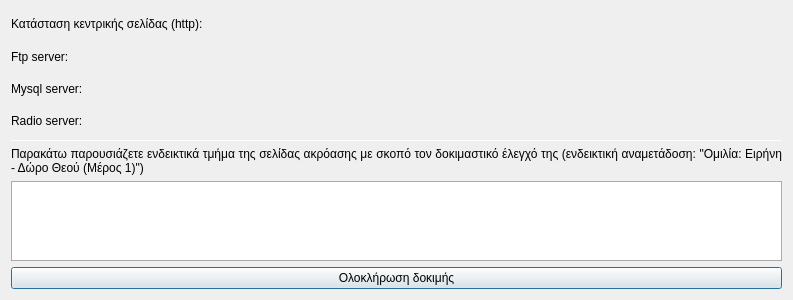
<?xml version="1.0" encoding="UTF-8"?>
<ui version="4.0">
 <class>Dialog</class>
 <widget class="QDialog" name="Dialog">
  <property name="geometry">
   <rect>
    <x>0</x>
    <y>0</y>
    <width>793</width>
    <height>300</height>
   </rect>
  </property>
  <property name="windowTitle">
   <string>Δοκιμαστικός έλεγχος συνδέσεων</string>
  </property>
  <layout class="QGridLayout" name="gridLayout">
   <item row="0" column="0">
    <widget class="QLabel" name="label_31">
     <property name="sizePolicy">
      <sizepolicy hsizetype="Fixed" vsizetype="Preferred">
       <horstretch>0</horstretch>
       <verstretch>0</verstretch>
      </sizepolicy>
     </property>
     <property name="styleSheet">
      <string notr="true">QLabel{border:none;}</string>
     </property>
     <property name="text">
      <string>Κατάσταση κεντρικής σελίδας (http):</string>
     </property>
    </widget>
   </item>
   <item row="0" column="1">
    <widget class="QLabel" name="http_test_result">
     <property name="styleSheet">
      <string notr="true">QLabel{border:none;}</string>
     </property>
     <property name="text">
      <string/>
     </property>
     <property name="wordWrap">
      <bool>true</bool>
     </property>
    </widget>
   </item>
   <item row="1" column="0">
    <widget class="QLabel" name="label_33">
     <property name="sizePolicy">
      <sizepolicy hsizetype="Fixed" vsizetype="Preferred">
       <horstretch>0</horstretch>
       <verstretch>0</verstretch>
      </sizepolicy>
     </property>
     <property name="styleSheet">
      <string notr="true">QLabel{border:none;}</string>
     </property>
     <property name="text">
      <string>Ftp server:</string>
     </property>
    </widget>
   </item>
   <item row="1" column="1">
    <widget class="QLabel" name="ftp_test_result">
     <property name="styleSheet">
      <string notr="true">QLabel{border:none;}</string>
     </property>
     <property name="text">
      <string/>
     </property>
     <property name="wordWrap">
      <bool>true</bool>
     </property>
    </widget>
   </item>
   <item row="2" column="0">
    <widget class="QLabel" name="label_35">
     <property name="sizePolicy">
      <sizepolicy hsizetype="Fixed" vsizetype="Preferred">
       <horstretch>0</horstretch>
       <verstretch>0</verstretch>
      </sizepolicy>
     </property>
     <property name="styleSheet">
      <string notr="true">QLabel{border:none;}</string>
     </property>
     <property name="text">
      <string>Mysql server:</string>
     </property>
    </widget>
   </item>
   <item row="2" column="1">
    <widget class="QLabel" name="mysql_test_result">
     <property name="styleSheet">
      <string notr="true">QLabel{border:none;}</string>
     </property>
     <property name="text">
      <string/>
     </property>
     <property name="wordWrap">
      <bool>true</bool>
     </property>
    </widget>
   </item>
   <item row="3" column="0">
    <widget class="QLabel" name="label_34">
     <property name="styleSheet">
      <string notr="true">QLabel{border:none;}</string>
     </property>
     <property name="text">
      <string>Radio server:</string>
     </property>
    </widget>
   </item>
   <item row="3" column="1">
    <widget class="QLabel" name="radio_server_status">
     <property name="styleSheet">
      <string notr="true">QLabel{border:none;}</string>
     </property>
     <property name="text">
      <string/>
     </property>
     <property name="wordWrap">
      <bool>true</bool>
     </property>
    </widget>
   </item>
   <item row="4" column="0" colspan="2">
    <widget class="Line" name="line">
     <property name="minimumSize">
      <size>
       <width>0</width>
       <height>1</height>
      </size>
     </property>
     <property name="maximumSize">
      <size>
       <width>16777215</width>
       <height>1</height>
      </size>
     </property>
     <property name="styleSheet">
      <string notr="true">Line{
	border:1px solid #ABABAB;
}</string>
     </property>
     <property name="orientation">
      <enum>Qt::Horizontal</enum>
     </property>
    </widget>
   </item>
   <item row="5" column="0" colspan="2">
    <widget class="QLabel" name="web_page_message">
     <property name="styleSheet">
      <string notr="true">QLabel{border:0px;}</string>
     </property>
     <property name="text">
      <string>Παρακάτω παρουσιάζετε ενδεικτικά τμήμα της σελίδας ακρόασης με σκοπό τον δοκιμαστικό έλεγχό της (ενδεικτική αναμετάδοση: &quot;Ομιλία: Ειρήνη - Δώρο Θεού (Μέρος 1)&quot;)</string>
     </property>
     <property name="alignment">
      <set>Qt::AlignJustify|Qt::AlignVCenter</set>
     </property>
     <property name="wordWrap">
      <bool>true</bool>
     </property>
    </widget>
   </item>
   <item row="6" column="0" colspan="2">
    <widget class="QFrame" name="radio_web_page_frame">
     <property name="minimumSize">
      <size>
       <width>0</width>
       <height>80</height>
      </size>
     </property>
     <property name="maximumSize">
      <size>
       <width>16777215</width>
       <height>80</height>
      </size>
     </property>
     <property name="styleSheet">
      <string notr="true">QFrame{border:1px solid #ABABAB;background:white;}</string>
     </property>
     <property name="frameShape">
      <enum>QFrame::StyledPanel</enum>
     </property>
     <property name="frameShadow">
      <enum>QFrame::Raised</enum>
     </property>
     <layout class="QVBoxLayout" name="verticalLayout">
      <property name="sizeConstraint">
       <enum>QLayout::SetNoConstraint</enum>
      </property>
      <property name="leftMargin">
       <number>0</number>
      </property>
      <property name="topMargin">
       <number>0</number>
      </property>
      <property name="rightMargin">
       <number>0</number>
      </property>
      <property name="bottomMargin">
       <number>0</number>
      </property>
     </layout>
    </widget>
   </item>
   <item row="7" column="0" colspan="2">
    <widget class="QPushButton" name="test_complete">
     <property name="text">
      <string>Ολοκλήρωση δοκιμής</string>
     </property>
    </widget>
   </item>
  </layout>
 </widget>
 <tabstops>
  <tabstop>test_complete</tabstop>
 </tabstops>
 <resources/>
 <connections/>
</ui>
